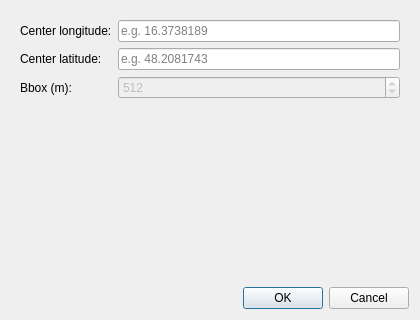
<?xml version="1.0" encoding="UTF-8"?>
<ui version="4.0">
 <class>InfraredCityFetchGeometryDialog</class>
 <widget class="QDialog" name="InfraredCityFetchGeometryDialog">
  <property name="geometry">
   <rect>
    <x>0</x>
    <y>0</y>
    <width>420</width>
    <height>320</height>
   </rect>
  </property>
  <property name="windowTitle">
   <string>Fetch geometry</string>
  </property>

  <layout class="QVBoxLayout" name="verticalLayout">
   <!-- Form area: label + input rows -->
   <item>
    <widget class="QWidget" name="formWidget">
     <layout class="QFormLayout" name="formLayout">
      <item row="0" column="0">
       <widget class="QLabel" name="label_center_lon">
        <property name="text">
         <string>Center longitude:</string>
        </property>
       </widget>
      </item>
      <item row="0" column="1">
       <widget class="QLineEdit" name="longitude_input">
        <property name="placeholderText">
         <string>e.g. 16.3738189</string>
        </property>
       </widget>
      </item>

      <item row="1" column="0">
       <widget class="QLabel" name="label_center_lat">
        <property name="text">
         <string>Center latitude:</string>
        </property>
       </widget>
      </item>
      <item row="1" column="1">
       <widget class="QLineEdit" name="latitude_input">
        <property name="placeholderText">
         <string>e.g. 48.2081743</string>
        </property>
       </widget>
      </item>

      <item row="2" column="0">
       <widget class="QLabel" name="label_bbox">
        <property name="text">
         <string>Bbox (m):</string>
        </property>
       </widget>
      </item>
      <item row="2" column="1">
       <widget class="QSpinBox" name="bbox_input">
        <property name="enabled">
         <bool>false</bool>
        </property>
        <property name="minimum">
         <number>16</number>
        </property>
        <property name="maximum">
         <number>2000</number>
        </property>
        <property name="singleStep">
         <number>16</number>
        </property>
        <property name="value">
         <number>512</number>
        </property>
       </widget>
      </item>

     </layout>
    </widget>
   </item>

   <!-- Dialog button box (OK / Cancel) -->
   <item>
    <widget class="QDialogButtonBox" name="button_box">
     <property name="orientation">
      <enum>Qt::Horizontal</enum>
     </property>
     <property name="standardButtons">
      <set>QDialogButtonBox::Cancel|QDialogButtonBox::Ok</set>
     </property>
    </widget>
   </item>
  </layout>

 </widget>
 <resources/>
 <connections/>
</ui>
